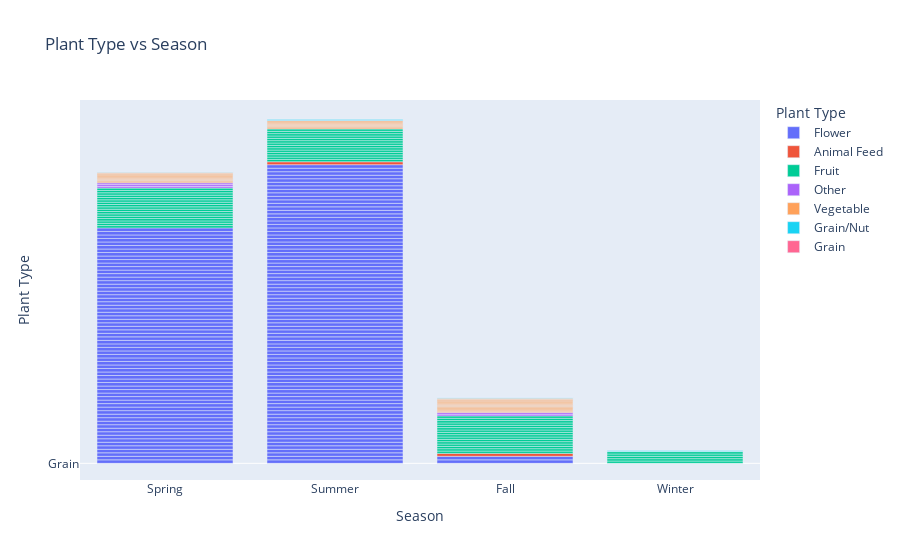

Notebook code for this chart:
### Code cell
fig = px.bar(data, x = 'Season', y = 'Plant Type', color= 'Plant Type', title='Plant Type vs Season')
fig.show()

### Figure 1 — Plotly figure (JSON) as saved in the notebook; plotly's stock layout.template omitted (floating-point values rounded to 4 significant figures; data arrays with more than 128 entries replaced by an {"elided": "..."} marker saying what was removed)
{"data": [{"alignmentgroup": "True", "hovertemplate": "Plant Type=%{y}<br>Season=%{x}<extra></extra>", "legendgroup": "Flower", "marker": {"color": "#636efa"}, "name": "Flower", "offsetgroup": "Flower", "orientation": "v", "showlegend": true, "textposition": "auto", "type": "bar", "x": {"elided": "154 str values"}, "xaxis": "x", "y": {"elided": "154 str values"}, "yaxis": "y"}, {"alignmentgroup": "True", "hovertemplate": "Plant Type=%{y}<br>Season=%{x}<extra></extra>", "legendgroup": "Animal Feed", "marker": {"color": "#EF553B"}, "name": "Animal Feed", "offsetgroup": "Animal Feed", "orientation": "v", "showlegend": true, "textposition": "auto", "type": "bar", "x": ["Fall", "Summer"], "xaxis": "x", "y": ["Animal Feed", "Animal Feed"], "yaxis": "y"}, {"alignmentgroup": "True", "hovertemplate": "Plant Type=%{y}<br>Season=%{x}<extra></extra>", "legendgroup": "Fruit", "marker": {"color": "#00cc96"}, "name": "Fruit", "offsetgroup": "Fruit", "orientation": "v", "showlegend": true, "textposition": "auto", "type": "bar", "x": ["Fall", "Fall", "Fall", "Fall", "Fall", "Fall", "Fall", "Fall", "Fall", "Fall", "Winter", "Winter", "Spring", "Spring", "Spring", "Spring", "Spring", "Summer", "Summer", "Summer", "Summer", "Summer", "Summer", "Summer", "Summer", "Winter", "Summer", "Fall", "Spring", "Winter", "Summer", "Fall", "Spring", "Spring", "Fall", "Summer", "Spring", "Spring", "Fall", "Spring", "Winter", "Summer", "Spring", "Fall", "Summer", "Summer", "Spring", "Fall", "Spring", "Spring", "Spring", "Spring"], "xaxis": "x", "y": ["Fruit", "Fruit", "Fruit", "Fruit", "Fruit", "Fruit", "Fruit", "Fruit", "Fruit", "Fruit", "Fruit", "Fruit", "Fruit", "Fruit", "Fruit", "Fruit", "Fruit", "Fruit", "Fruit", "Fruit", "Fruit", "Fruit", "Fruit", "Fruit", "Fruit", "Fruit", "Fruit", "Fruit", "Fruit", "Fruit", "Fruit", "Fruit", "Fruit", "Fruit", "Fruit", "Fruit", "Fruit", "Fruit", "Fruit", "Fruit", "Fruit", "Fruit", "Fruit", "Fruit", "Fruit", "Fruit", "Fruit", "Fruit", "Fruit", "Fruit", "Fruit", "Fruit"], "yaxis": "y"}, {"alignmentgroup": "True", "hovertemplate": "Plant Type=%{y}<br>Season=%{x}<extra></extra>", "legendgroup": "Other", "marker": {"color": "#ab63fa"}, "name": "Other", "offsetgroup": "Other", "orientation": "v", "showlegend": true, "textposition": "auto", "type": "bar", "x": ["Fall", "Spring", "Spring", "Spring", "Fall"], "xaxis": "x", "y": ["Other", "Other", "Other", "Other", "Other"], "yaxis": "y"}, {"alignmentgroup": "True", "hovertemplate": "Plant Type=%{y}<br>Season=%{x}<extra></extra>", "legendgroup": "Vegetable", "marker": {"color": "#FFA15A"}, "name": "Vegetable", "offsetgroup": "Vegetable", "orientation": "v", "showlegend": true, "textposition": "auto", "type": "bar", "x": ["Fall", "Fall", "Fall", "Fall", "Fall", "Fall", "Fall", "Fall", "Summer", "Summer", "Summer", "Summer", "Summer", "Spring", "Spring", "Fall", "Fall", "Spring", "Fall", "Spring", "Summer", "Spring", "Spring", "Spring", "Spring", "Summer", "Spring", "Fall"], "xaxis": "x", "y": ["Vegetable", "Vegetable", "Vegetable", "Vegetable", "Vegetable", "Vegetable", "Vegetable", "Vegetable", "Vegetable", "Vegetable", "Vegetable", "Vegetable", "Vegetable", "Vegetable", "Vegetable", "Vegetable", "Vegetable", "Vegetable", "Vegetable", "Vegetable", "Vegetable", "Vegetable", "Vegetable", "Vegetable", "Vegetable", "Vegetable", "Vegetable", "Vegetable"], "yaxis": "y"}, {"alignmentgroup": "True", "hovertemplate": "Plant Type=%{y}<br>Season=%{x}<extra></extra>", "legendgroup": "Grain/Nut", "marker": {"color": "#19d3f3"}, "name": "Grain/Nut", "offsetgroup": "Grain/Nut", "orientation": "v", "showlegend": true, "textposition": "auto", "type": "bar", "x": ["Fall", "Fall", "Winter", "Winter", "Spring", "Summer", "Summer", "Summer"], "xaxis": "x", "y": ["Grain/Nut", "Grain/Nut", "Grain/Nut", "Grain/Nut", "Grain/Nut", "Grain/Nut", "Grain/Nut", "Grain/Nut"], "yaxis": "y"}, {"alignmentgroup": "True", "hovertemplate": "Plant Type=%{y}<br>Season=%{x}<extra></extra>", "legendgroup": "Grain", "marker": {"color": "#FF6692"}, "name": "Grain", "offsetgroup": "Grain", "orientation": "v", "showlegend": true, "textposition": "auto", "type": "bar", "x": ["Fall", "Fall", "Spring", "Spring", "Spring"], "xaxis": "x", "y": ["Grain", "Grain", "Grain", "Grain", "Grain"], "yaxis": "y"}], "layout": {"barmode": "relative", "legend": {"title": {"text": "Plant Type"}, "tracegroupgap": 0}, "title": {"text": "Plant Type vs Season"}, "xaxis": {"anchor": "y", "domain": [0, 1], "title": {"text": "Season"}}, "yaxis": {"anchor": "x", "categoryarray": ["Grain", "Grain/Nut", "Vegetable", "Other", "Fruit", "Animal Feed", "Flower"], "categoryorder": "array", "domain": [0, 1], "title": {"text": "Plant Type"}}}}
